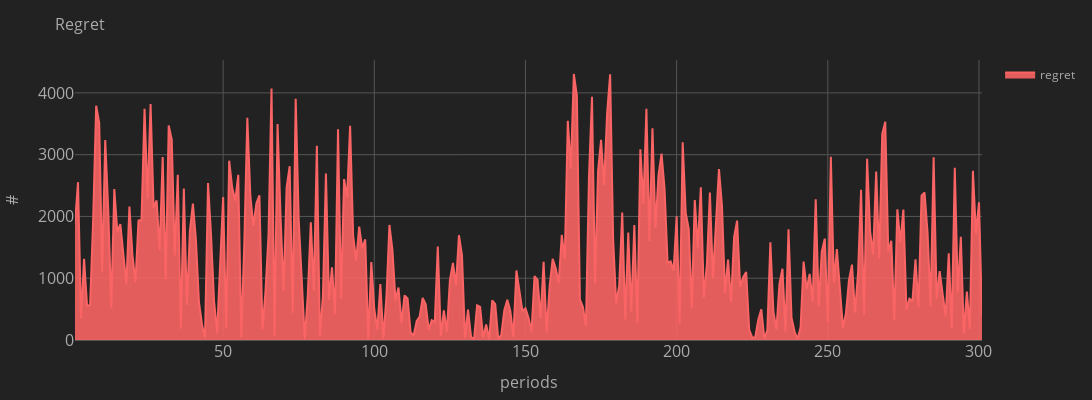
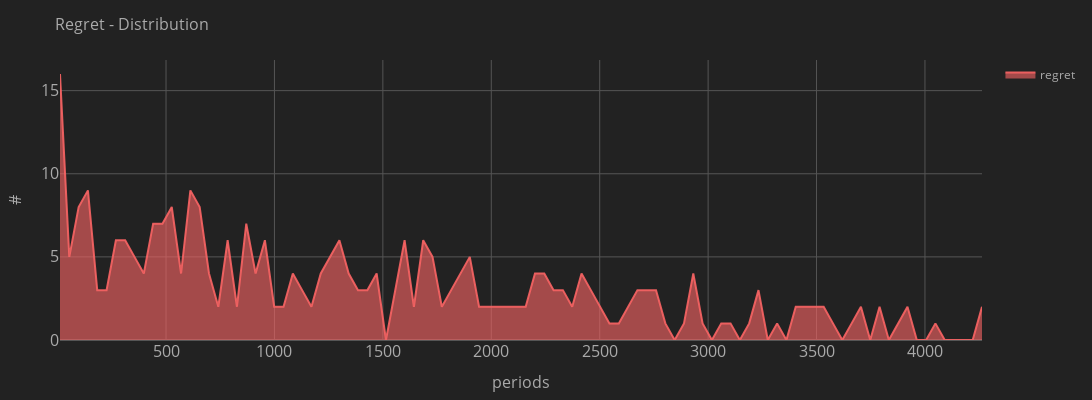
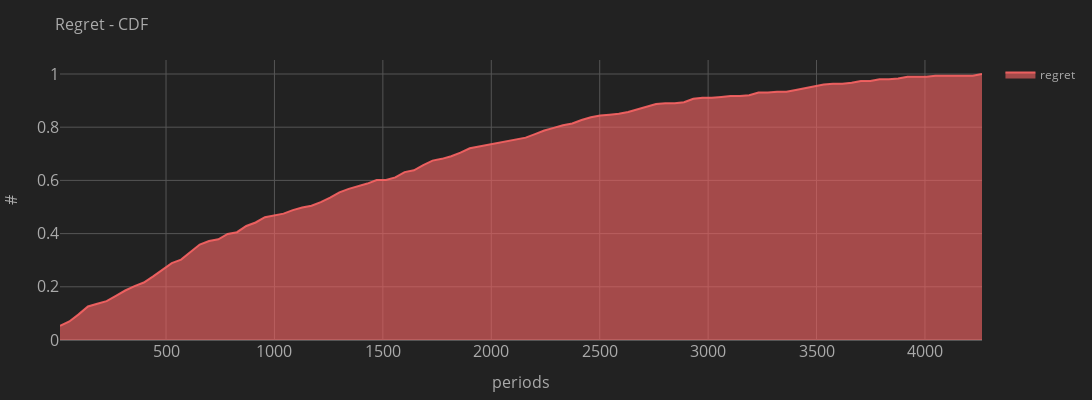

Notebook code cell kept with these figures, in order:
### Code cell
# Regret over time
p_data = [ plot.plot(x=bandit.df_metrics.period, y=bandit.df_metrics.regret, color=0, opacity=0.9, name=f'regret', showlegend=True)]
layout = plot.layout(title=f'Regret', x_label='periods', y_label='#', theme='dark', width=1200, height=400)
fig = go.Figure(data=p_data, layout=layout).show()

# Regret - CDF
hist, bins = np.histogram(bandit.df_metrics.regret, bins=100)
p_data = [ plot.plot(x=bins, y=hist, color=0, opacity=0.6, name=f'regret', showlegend=True)]
layout = plot.layout(title=f'Regret - Distribution', x_label='periods', y_label='#', theme='dark', width=1200, height=400)
fig = go.Figure(data=p_data, layout=layout).show()
p_data = [ plot.plot(x=bins, y=np.cumsum(hist)/sum(hist), color=0, opacity=0.6, name=f'regret', showlegend=True)]
layout = plot.layout(title=f'Regret - CDF', x_label='periods', y_label='#', theme='dark', width=1200, height=400)
fig = go.Figure(data=p_data, layout=layout).show()

### Figure 1 — Plotly figure (JSON) as saved in the notebook; plotly's stock layout.template omitted (floating-point values rounded to 4 significant figures; data arrays with more than 128 entries replaced by an {"elided": "..."} marker saying what was removed)
{"data": [{"fill": "tozeroy", "fillcolor": "rgba(250, 100, 100, 0.9)", "marker": {"color": "rgba(250, 100, 100, 1.2)", "line": {"color": "rgba(250, 100, 100, 0.9)", "width": 1}, "opacity": 0.9, "size": 10, "symbol": "circle"}, "name": "regret", "showlegend": true, "type": "scatter", "x": {"elided": "301 int values"}, "y": {"elided": "301 int values"}}], "layout": {"autosize": true, "height": 400, "legend": {"font": {"color": "#AAAAAA"}}, "margin": {"b": 60, "l": 60, "pad": 0, "r": 60, "t": 60}, "paper_bgcolor": "#222222", "plot_bgcolor": "#222222", "scene": {"camera": {"center": {"x": 0, "y": 0, "z": 0}, "eye": {"x": 0.7, "y": 0.7, "z": 0.7}, "up": {"x": 0, "y": 0, "z": 1}}, "xaxis": {"showbackground": false, "showgrid": false, "showline": false, "showticklabels": false, "title": {"text": ""}, "zeroline": true}, "yaxis": {"showbackground": false, "showgrid": false, "showline": false, "showticklabels": false, "title": {"text": ""}, "zeroline": true}, "zaxis": {"showbackground": false, "showgrid": false, "showline": false, "showticklabels": false, "title": {"text": ""}, "zeroline": true}}, "title": {"font": {"color": "#AAAAAA", "size": 16}, "text": "Regret"}, "width": 1200, "xaxis": {"color": "#AAAAAA", "gridcolor": "#555555", "tickfont": {"size": 16}, "title": {"font": {"color": "#AAAAAA", "size": 16}, "text": "periods"}, "zerolinecolor": "#555555"}, "yaxis": {"color": "#AAAAAA", "gridcolor": "#555555", "tickfont": {"size": 16}, "title": {"font": {"color": "#AAAAAA", "size": 16}, "text": "#"}, "zerolinecolor": "#555555"}}}

### Figure 2 — Plotly figure (JSON) as saved in the notebook; plotly's stock layout.template omitted (floating-point values rounded to 4 significant figures)
{"data": [{"fill": "tozeroy", "fillcolor": "rgba(250, 100, 100, 0.6)", "marker": {"color": "rgba(250, 100, 100, 0.8999999999999999)", "line": {"color": "rgba(250, 100, 100, 0.6)", "width": 1}, "opacity": 0.6, "size": 10, "symbol": "circle"}, "name": "regret", "showlegend": true, "type": "scatter", "x": [11, 53.95, 96.9, 139.9, 182.8, 225.8, 268.7, 311.7, 354.6, 397.6, 440.5, 483.5, 526.4, 569.4, 612.3, 655.2, 698.2, 741.2, 784.1, 827.1, 870, 913.0, 955.9, 998.9, 1042.0, 1085.0, 1128.0, 1171.0, 1214.0, 1257.0, 1300.0, 1342.0, 1385.0, 1428.0, 1471.0, 1514.0, 1557.0, 1600.0, 1643.0, 1686.0, 1729, 1772.0, 1815.0, 1858.0, 1901.0, 1944.0, 1987.0, 2030.0, 2073.0, 2116.0, 2158.0, 2201.0, 2244.0, 2287.0, 2330.0, 2373.0, 2416.0, 2459.0, 2502.0, 2545.0, 2588, 2631.0, 2674.0, 2717.0, 2760.0, 2803.0, 2846.0, 2889.0, 2932.0, 2975.0, 3018.0, 3060.0, 3103.0, 3146.0, 3189.0, 3232.0, 3275.0, 3318.0, 3361.0, 3404.0, 3447, 3490.0, 3533.0, 3576.0, 3619.0, 3662.0, 3705.0, 3748.0, 3791.0, 3834.0, 3877.0, 3919.0, 3962.0, 4005.0, 4048.0, 4091.0, 4134.0, 4177.0, 4220.0, 4263.0, 4306], "y": [16, 5, 8, 9, 3, 3, 6, 6, 5, 4, 7, 7, 8, 4, 9, 8, 4, 2, 6, 2, 7, 4, 6, 2, 2, 4, 3, 2, 4, 5, 6, 4, 3, 3, 4, 0, 3, 6, 2, 6, 5, 2, 3, 4, 5, 2, 2, 2, 2, 2, 2, 4, 4, 3, 3, 2, 4, 3, 2, 1, 1, 2, 3, 3, 3, 1, 0, 1, 4, 1, 0, 1, 1, 0, 1, 3, 0, 1, 0, 2, 2, 2, 2, 1, 0, 1, 2, 0, 2, 0, 1, 2, 0, 0, 1, 0, 0, 0, 0, 2]}], "layout": {"autosize": true, "height": 400, "legend": {"font": {"color": "#AAAAAA"}}, "margin": {"b": 60, "l": 60, "pad": 0, "r": 60, "t": 60}, "paper_bgcolor": "#222222", "plot_bgcolor": "#222222", "scene": {"camera": {"center": {"x": 0, "y": 0, "z": 0}, "eye": {"x": 0.7, "y": 0.7, "z": 0.7}, "up": {"x": 0, "y": 0, "z": 1}}, "xaxis": {"showbackground": false, "showgrid": false, "showline": false, "showticklabels": false, "title": {"text": ""}, "zeroline": true}, "yaxis": {"showbackground": false, "showgrid": false, "showline": false, "showticklabels": false, "title": {"text": ""}, "zeroline": true}, "zaxis": {"showbackground": false, "showgrid": false, "showline": false, "showticklabels": false, "title": {"text": ""}, "zeroline": true}}, "title": {"font": {"color": "#AAAAAA", "size": 16}, "text": "Regret - Distribution"}, "width": 1200, "xaxis": {"color": "#AAAAAA", "gridcolor": "#555555", "tickfont": {"size": 16}, "title": {"font": {"color": "#AAAAAA", "size": 16}, "text": "periods"}, "zerolinecolor": "#555555"}, "yaxis": {"color": "#AAAAAA", "gridcolor": "#555555", "tickfont": {"size": 16}, "title": {"font": {"color": "#AAAAAA", "size": 16}, "text": "#"}, "zerolinecolor": "#555555"}}}

### Figure 3 — Plotly figure (JSON) as saved in the notebook; plotly's stock layout.template omitted (floating-point values rounded to 4 significant figures)
{"data": [{"fill": "tozeroy", "fillcolor": "rgba(250, 100, 100, 0.6)", "marker": {"color": "rgba(250, 100, 100, 0.8999999999999999)", "line": {"color": "rgba(250, 100, 100, 0.6)", "width": 1}, "opacity": 0.6, "size": 10, "symbol": "circle"}, "name": "regret", "showlegend": true, "type": "scatter", "x": [11, 53.95, 96.9, 139.9, 182.8, 225.8, 268.7, 311.7, 354.6, 397.6, 440.5, 483.5, 526.4, 569.4, 612.3, 655.2, 698.2, 741.2, 784.1, 827.1, 870, 913.0, 955.9, 998.9, 1042.0, 1085.0, 1128.0, 1171.0, 1214.0, 1257.0, 1300.0, 1342.0, 1385.0, 1428.0, 1471.0, 1514.0, 1557.0, 1600.0, 1643.0, 1686.0, 1729, 1772.0, 1815.0, 1858.0, 1901.0, 1944.0, 1987.0, 2030.0, 2073.0, 2116.0, 2158.0, 2201.0, 2244.0, 2287.0, 2330.0, 2373.0, 2416.0, 2459.0, 2502.0, 2545.0, 2588, 2631.0, 2674.0, 2717.0, 2760.0, 2803.0, 2846.0, 2889.0, 2932.0, 2975.0, 3018.0, 3060.0, 3103.0, 3146.0, 3189.0, 3232.0, 3275.0, 3318.0, 3361.0, 3404.0, 3447, 3490.0, 3533.0, 3576.0, 3619.0, 3662.0, 3705.0, 3748.0, 3791.0, 3834.0, 3877.0, 3919.0, 3962.0, 4005.0, 4048.0, 4091.0, 4134.0, 4177.0, 4220.0, 4263.0, 4306], "y": [0.05316, 0.06977, 0.09635, 0.1262, 0.1362, 0.1462, 0.1661, 0.186, 0.2027, 0.2159, 0.2392, 0.2625, 0.289, 0.3023, 0.3322, 0.3588, 0.3721, 0.3787, 0.3987, 0.4053, 0.4286, 0.4419, 0.4618, 0.4684, 0.4751, 0.4884, 0.4983, 0.505, 0.5183, 0.5349, 0.5548, 0.5681, 0.5781, 0.588, 0.6013, 0.6013, 0.6113, 0.6312, 0.6379, 0.6578, 0.6744, 0.6811, 0.691, 0.7043, 0.7209, 0.7276, 0.7342, 0.7409, 0.7475, 0.7542, 0.7608, 0.7741, 0.7874, 0.7973, 0.8073, 0.814, 0.8272, 0.8372, 0.8439, 0.8472, 0.8505, 0.8571, 0.8671, 0.8771, 0.887, 0.8904, 0.8904, 0.8937, 0.907, 0.9103, 0.9103, 0.9136, 0.9169, 0.9169, 0.9203, 0.9302, 0.9302, 0.9336, 0.9336, 0.9402, 0.9468, 0.9535, 0.9601, 0.9635, 0.9635, 0.9668, 0.9734, 0.9734, 0.9801, 0.9801, 0.9834, 0.99, 0.99, 0.99, 0.9934, 0.9934, 0.9934, 0.9934, 0.9934, 1]}], "layout": {"autosize": true, "height": 400, "legend": {"font": {"color": "#AAAAAA"}}, "margin": {"b": 60, "l": 60, "pad": 0, "r": 60, "t": 60}, "paper_bgcolor": "#222222", "plot_bgcolor": "#222222", "scene": {"camera": {"center": {"x": 0, "y": 0, "z": 0}, "eye": {"x": 0.7, "y": 0.7, "z": 0.7}, "up": {"x": 0, "y": 0, "z": 1}}, "xaxis": {"showbackground": false, "showgrid": false, "showline": false, "showticklabels": false, "title": {"text": ""}, "zeroline": true}, "yaxis": {"showbackground": false, "showgrid": false, "showline": false, "showticklabels": false, "title": {"text": ""}, "zeroline": true}, "zaxis": {"showbackground": false, "showgrid": false, "showline": false, "showticklabels": false, "title": {"text": ""}, "zeroline": true}}, "title": {"font": {"color": "#AAAAAA", "size": 16}, "text": "Regret - CDF"}, "width": 1200, "xaxis": {"color": "#AAAAAA", "gridcolor": "#555555", "tickfont": {"size": 16}, "title": {"font": {"color": "#AAAAAA", "size": 16}, "text": "periods"}, "zerolinecolor": "#555555"}, "yaxis": {"color": "#AAAAAA", "gridcolor": "#555555", "tickfont": {"size": 16}, "title": {"font": {"color": "#AAAAAA", "size": 16}, "text": "#"}, "zerolinecolor": "#555555"}}}
